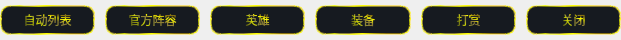
<?xml version="1.0" encoding="UTF-8"?>
<ui version="4.0">
 <class>MainWindow</class>
 <widget class="QMainWindow" name="MainWindow">
  <property name="windowModality">
   <enum>Qt::NonModal</enum>
  </property>
  <property name="enabled">
   <bool>true</bool>
  </property>
  <property name="geometry">
   <rect>
    <x>0</x>
    <y>0</y>
    <width>621</width>
    <height>40</height>
   </rect>
  </property>
  <property name="minimumSize">
   <size>
    <width>0</width>
    <height>40</height>
   </size>
  </property>
  <property name="font">
   <font>
    <family>Arial</family>
    <pointsize>12</pointsize>
   </font>
  </property>
  <property name="cursor">
   <cursorShape>PointingHandCursor</cursorShape>
  </property>
  <property name="acceptDrops">
   <bool>false</bool>
  </property>
  <property name="windowTitle">
   <string>MainWindow</string>
  </property>
  <property name="autoFillBackground">
   <bool>false</bool>
  </property>
  <property name="styleSheet">
   <string notr="true">QPushButton{
	color: qconicalgradient(cx:0, cy:0, angle:135, stop:0 rgba(255, 255, 0, 69), stop:0.375 rgba(255, 255, 0, 69), stop:0.423533 rgba(251, 255, 0, 145), stop:0.45 rgba(247, 255, 0, 208), stop:0.477581 rgba(255, 244, 71, 130), stop:0.518717 rgba(255, 218, 71, 130), stop:0.55 rgba(255, 255, 0, 255), stop:0.57754 rgba(255, 203, 0, 130), stop:0.625 rgba(255, 255, 0, 69), stop:1 rgba(255, 255, 0, 69));
	border: 2px solid qconicalgradient(cx:0, cy:0, angle:135, stop:0 rgba(255, 255, 0, 69), stop:0.375 rgba(255, 255, 0, 69), stop:0.423533 rgba(251, 255, 0, 145), stop:0.45 rgba(247, 255, 0, 208), stop:0.477581 rgba(255, 244, 71, 130), stop:0.518717 rgba(255, 218, 71, 130), stop:0.55 rgba(255, 255, 0, 255), stop:0.57754 rgba(255, 203, 0, 130), stop:0.625 rgba(255, 255, 0, 69), stop:1 rgba(255, 255, 0, 69));   
	background-color: rgb(22,26,32);
	ridge:ridge;
	padding: 4px;
	border-radius:10px;
	
	font: 75 14pt &quot;微软雅黑&quot;;
}
QPushButton:hover {
	color: rgb(255, 255, 255);
	border: 2px solid qradialgradient(spread:pad, cx:0.5, cy:0.5, radius:0.5, fx:0.5, fy:0.5, stop:0 rgba(0, 0, 0, 255), stop:0.19397 rgba(0, 0, 0, 255), stop:0.202312 rgba(122, 97, 0, 255), stop:0.495514 rgba(76, 58, 0, 255), stop:0.504819 rgba(255, 255, 255, 255), stop:0.79 rgba(255, 255, 255, 255), stop:1 rgba(255, 158, 158, 255));   
}




 

</string>
  </property>
  <widget class="QWidget" name="centralwidget">
   <layout class="QHBoxLayout" name="horizontalLayout">
    <property name="spacing">
     <number>10</number>
    </property>
    <property name="leftMargin">
     <number>0</number>
    </property>
    <property name="topMargin">
     <number>0</number>
    </property>
    <property name="rightMargin">
     <number>0</number>
    </property>
    <property name="bottomMargin">
     <number>0</number>
    </property>
    <item>
     <widget class="QPushButton" name="bt_zdlb">
      <property name="text">
       <string>自动列表</string>
      </property>
     </widget>
    </item>
    <item>
     <widget class="QPushButton" name="bt_gfzr">
      <property name="enabled">
       <bool>true</bool>
      </property>
      <property name="text">
       <string>官方阵容</string>
      </property>
      <property name="autoDefault">
       <bool>false</bool>
      </property>
      <property name="default">
       <bool>false</bool>
      </property>
      <property name="flat">
       <bool>false</bool>
      </property>
     </widget>
    </item>
    <item>
     <widget class="QPushButton" name="bt_yx">
      <property name="enabled">
       <bool>true</bool>
      </property>
      <property name="text">
       <string>英雄</string>
      </property>
      <property name="autoDefault">
       <bool>false</bool>
      </property>
      <property name="default">
       <bool>false</bool>
      </property>
      <property name="flat">
       <bool>false</bool>
      </property>
     </widget>
    </item>
    <item>
     <widget class="QPushButton" name="bt_zb">
      <property name="enabled">
       <bool>true</bool>
      </property>
      <property name="text">
       <string>装备</string>
      </property>
      <property name="autoDefault">
       <bool>false</bool>
      </property>
      <property name="default">
       <bool>false</bool>
      </property>
      <property name="flat">
       <bool>false</bool>
      </property>
     </widget>
    </item>
    <item>
     <widget class="QPushButton" name="bt_ds">
      <property name="text">
       <string>打赏</string>
      </property>
     </widget>
    </item>
    <item>
     <widget class="QPushButton" name="bt_gb">
      <property name="enabled">
       <bool>true</bool>
      </property>
      <property name="text">
       <string>关闭</string>
      </property>
      <property name="autoDefault">
       <bool>false</bool>
      </property>
      <property name="default">
       <bool>false</bool>
      </property>
      <property name="flat">
       <bool>false</bool>
      </property>
     </widget>
    </item>
   </layout>
  </widget>
 </widget>
 <resources/>
 <connections/>
</ui>
